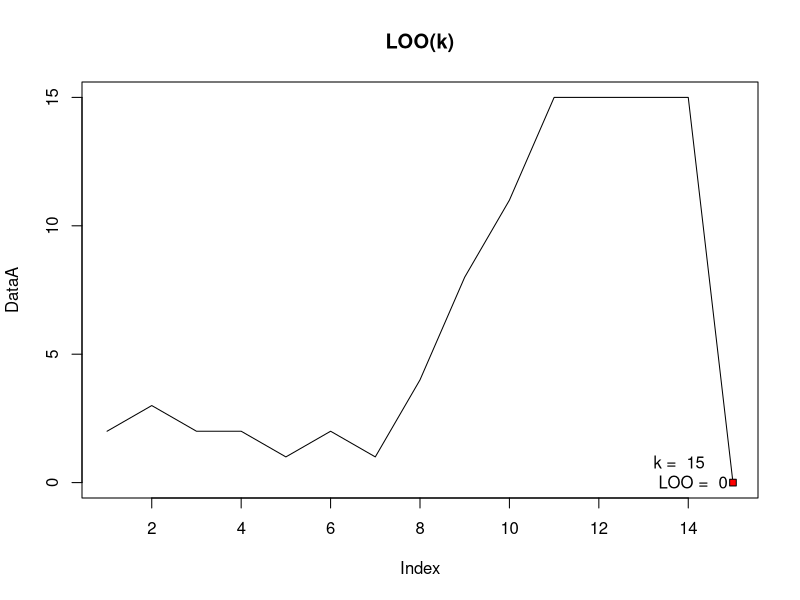

The R source for this figure:
sortObjectsByDist = function(xl, z){
  
  l = dim(xl)[1];
  n = dim(xl)[2]-1;
  
  distances = matrix(NA, l, 2);
  
  for (i in 1:l){
    distances[i, ] = c(i, sqrt(sum((xl[i, 1:n] - z)^2)));
  }
  
  orderedXl = xl[order(distances[, 2]), ];
 
  return (orderedXl);
}

classif_kNN = function(orderedXl, k){
  print(k)
  classes = orderedXl[1:k, 3];
  
  counts = table(c(classes));
  
  class = names(which.max(counts));
  
  return (class)
}

kNN = function(xl, z, k){
  return(classif_kNN(sortObjectsByDist(xl, z), k))
}

LOO = function(xl, sort = sortObjectsByDist, classification = classif_kNN){
  n = nrow(xl);
  DataA = array(0,n);
  
  for(i in 1:n){
    orderedXl = sort(xl[-i,], c(xl[i,1], xl[i,2]));
    
    for(k in 1:n-1){
      class = classification(orderedXl, k);
      #print(class);
      #print(xl[i,3]);
      if(class != c(xl[i,3])){
        DataA[k] = DataA[k] + 1;
      }
    }
    print(i);
    print(DataA);
  }
  return (DataA)
}

xl = matrix(0,15,3);
xl[1:5,3]  = 1
xl[6:10,3]  = 2
xl[11:15,3]  = 3

xl[1,] = c(3,2,1)
xl[2,] = c(4,1,1)
xl[3,] = c(2,4,1)
xl[4,] = c(6,2,1)
xl[5,] = c(3,1,1)
xl[6,] = c(4,8,2)
xl[7,] = c(5,9,2)
xl[8,] = c(5,7,2)
xl[9,] = c(9,8,2)
xl[10,] = c(5,11,2)
xl[11,] = c(11,13,3)
xl[12,] = c(12,6,3)
xl[13,] = c(9,5,3)
xl[14,] = c (14,10,3)
xl[15,] = c(13,12,3)

DataA = LOO(xl);  
DataA = LOO(xl);  

plot(DataA, type ="l", main="LOO(k)")

x = which.min(DataA);
y = DataA[which.min(DataA)];

label = paste("k = ", x, "\n", "LOO = ", y)
text(x-2, y+0.2, label, pos = 4);
points(x, y,pch = 22 , bg = "red")